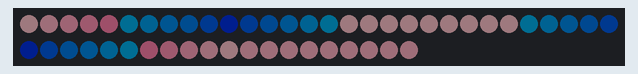
A sketch run on a simulated Arduino Mega 2560, built with avr-gcc and run on an emulated ATmega2560. Parts: 50 RGB LEDs in strip order, left to right, continuing on the next row. Dim RGB values are drawn brighter than linear.

Above: at 0.15 s.
At 0.76 s:
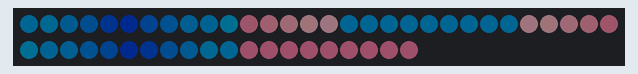
At 1.68 s:
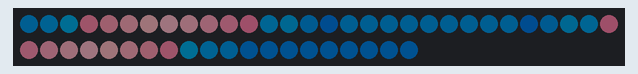
At 3.52 s:
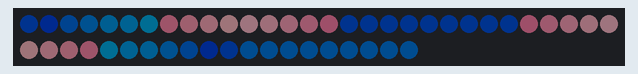
At 5.05 s:
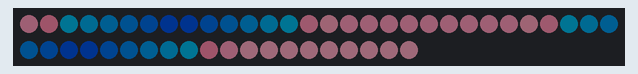

The sketch:

gradient_rectangle_testing_08102023.ino
```cpp
/*
This code is for creating simple gradient with neopixel strips.
Made with the modification from Adafruit's NeoPixel Library Examples.
This is definately not the most efficient way code gradient, but it get the job done. For more details, please visit:

Details about neopixel setup:
https://learn.adafruit.com/adafruit-neopixel-uberguide/

Created by David Yang with Shirley Wu's Help 03/29/2023
*/

#include <Adafruit_NeoPixel.h>
#ifdef __AVR__
#include <avr/power.h>  // Required for 16 MHz Adafruit Trinket
#endif

// Which pin on the Arduino is connected to the NeoPixels?
#define LED_PIN 38

// How many NeoPixels are attached to the Arduino?
#define LED_COUNT 50

// How many pixels are on the X and Y axis of therectangle?
#define LED_X 9
#define LED_Y 16
#define LED_Height 20
#define LED_Length 12

// How many colors the gradient will cycle through?
#define numColors 120

// Declare our NeoPixel strip object:
Adafruit_NeoPixel strip(LED_COUNT, LED_PIN, NEO_GRB + NEO_KHZ800);
// Argument 1 = Number of pixels in NeoPixel strip
// Argument 2 = Arduino pin number (most are valid)
// Argument 3 = Pixel type flags, add together as needed:
//   NEO_KHZ800  800 KHz bitstream (most NeoPixel products w/WS2812 LEDs)
//   NEO_KHZ400  400 KHz (classic 'v1' (not v2) FLORA pixels, WS2811 drivers)
//   NEO_GRB     Pixels are wired for GRB bitstream (most NeoPixel products)
//   NEO_RGB     Pixels are wired for RGB bitstream (v1 FLORA pixels, not v2)
//   NEO_RGBW    Pixels are wired for RGBW bitstream (NeoPixel RGBW products)

// define the array to storge the pixel position
int top[LED_X] = {};
int right[LED_Y] = {};
int left[LED_Y] = {};
int bottom[LED_X] = {};

int timestep = 0;
// Variables to control the changes in the gradient function
int increment = numColors / LED_Height;  // the increment of each pixels based on the total height on the LED grid

int colorsSunset[numColors][3] = { { 141, 192, 204 }, { 143, 189, 202 }, { 143, 188, 201 }, { 144, 185, 199 }, { 145, 183, 198 }, { 145, 180, 196 }, { 146, 177, 195 }, { 146, 175, 193 }, { 147, 172, 191 }, { 148, 170, 190 }, { 148, 168, 189 }, { 149, 165, 188 }, { 150, 163, 186 }, { 150, 160, 185 }, { 151, 158, 183 }, { 152, 155, 182 }, { 152, 152, 180 }, { 153, 150, 178 }, { 153, 148, 177 }, { 154, 146, 175 }, { 155, 143, 174 }, { 155, 140, 172 }, { 156, 138, 171 }, { 157, 135, 169 }, { 157, 132, 167 }, { 158, 130, 167 }, { 159, 127, 165 }, { 159, 126, 164 }, { 160, 123, 162 }, { 160, 120, 161 }, { 160, 118, 159 }, { 161, 115, 158 }, { 161, 113, 156 }, { 162, 110, 154 }, { 163, 107, 153 }, { 163, 105, 151 }, { 164, 102, 150 }, { 165, 100, 148 }, { 165, 97, 147 }, { 165, 94, 146 }, { 166, 92, 144 }, { 166, 89, 143 }, { 167, 87, 141 }, { 167, 84, 140 }, { 168, 81, 138 }, { 169, 79, 137 }, { 169, 76, 135 }, { 169, 74, 134 }, { 170, 70, 132 }, { 170, 67, 130 }, { 171, 65, 129 }, { 172, 61, 128 }, { 172, 59, 127 }, { 172, 55, 125 }, { 172, 52, 124 }, { 173, 49, 122 }, { 174, 45, 120 }, { 174, 42, 119 }, { 175, 38, 117 }, { 176, 33, 116 }, { 176, 33, 116 }, { 175, 38, 117 }, { 174, 42, 119 }, { 174, 45, 120 }, { 173, 49, 122 }, { 172, 52, 124 }, { 172, 55, 125 }, { 172, 59, 127 }, { 172, 61, 128 }, { 171, 65, 129 }, { 170, 67, 130 }, { 170, 70, 132 }, { 169, 74, 134 }, { 169, 76, 135 }, { 169, 79, 137 }, { 168, 81, 138 }, { 167, 84, 140 }, { 167, 87, 141 }, { 166, 89, 143 }, { 166, 92, 144 }, { 165, 94, 146 }, { 165, 97, 147 }, { 165, 100, 148 }, { 164, 102, 150 }, { 163, 105, 151 }, { 163, 107, 153 }, { 162, 110, 154 }, { 161, 113, 156 }, { 161, 115, 158 }, { 160, 118, 159 }, { 160, 120, 161 }, { 160, 123, 162 }, { 159, 126, 164 }, { 159, 127, 165 }, { 158, 130, 167 }, { 157, 132, 167 }, { 157, 135, 169 }, { 156, 138, 171 }, { 155, 140, 172 }, { 155, 143, 174 }, { 154, 146, 175 }, { 153, 148, 177 }, { 153, 150, 178 }, { 152, 152, 180 }, { 152, 155, 182 }, { 151, 158, 183 }, { 150, 160, 185 }, { 150, 163, 186 }, { 149, 165, 188 }, { 148, 168, 189 }, { 148, 170, 190 }, { 147, 172, 191 }, { 146, 175, 193 }, { 146, 177, 195 }, { 145, 180, 196 }, { 145, 183, 198 }, { 144, 185, 199 }, { 143, 188, 201 }, { 143, 189, 202 }, { 141, 192, 204 } };

// setup() function -- runs once at startup --------------------------------

void setup() {

// leaving this here just in case this is applied to ATTiny85.
// These lines are specifically to support the Adafruit Trinket 5V 16 MHz.
// Any other board, you can remove this part (but no harm leaving it):
#if defined(__AVR_ATtiny85__) && (F_CPU == 16000000)
  clock_prescale_set(clock_div_1);
#endif
  // END of Trinket-specific code.

  strip.begin();            // INITIALIZE NeoPixel strip object (REQUIRED)
  strip.show();             // Turn OFF all pixels ASAP
  strip.setBrightness(30);  // Set BRIGHTNESS to about 1/5 (max = 255)

  // Generate Array for the LED Rectangle Setup - assign pixel positions base on 4 sides of the rect
  for (int xAxisShift = 0; xAxisShift < LED_X; xAxisShift += 1)  //Assigned LED on the x axis
  {
    top[xAxisShift] = LED_Y + xAxisShift;
    bottom[xAxisShift] = LED_Y * 2 + LED_X + xAxisShift;
  }

  for (int yAxisShift = 0; yAxisShift < LED_Y; yAxisShift += 1)  //Assigned LED on the y axis
  {
    right[yAxisShift] = yAxisShift;
    left[yAxisShift] = LED_Y * 2 + LED_X - 1 - yAxisShift;
  }
}

// loop() function -- runs repeatedly as long as board is on ---------------

void loop() {

  gradient(colorsSunset);
  timestep += 1;
  delay(15);
}

// functions for creating animated effects -----------------

void gradient(int colors[numColors][3]) {

  //strip.clear();  // Set all pixel colors to 'off'

  // for each pixel

  // for (int timestep = 0; timestep < numColors; timestep++) { // increased steps in each loop consistantly

  for (int pos = 0; pos < LED_Height; pos++) {

    int colorIndex = (pos * increment + timestep) % numColors; // NEEDS CHANGE
    colorIndex = max(min(colorIndex, numColors), 0); // bound to [0, 120]
    int color = strip.Color(colors[colorIndex][0], colors[colorIndex][1], colors[colorIndex][2]);

    if (pos == 0) {
      for (int pixel = 0; pixel < LED_X; pixel++) {
        strip.setPixelColor(top[pixel], color);
      }
    } else if (pos == 19) {
      for (int pixel = 0; pixel < LED_X; pixel++) {
        strip.setPixelColor(bottom[pixel], color);
      }
    }

    if (pos < LED_Y) {
      strip.setPixelColor(left[pos], color);
      strip.setPixelColor(right[pos], color);
    }

    // }
  }

  strip.show();
}
```

Measured:
- by itself, everything shown: repeats every 4.6 s, in 15 steps
